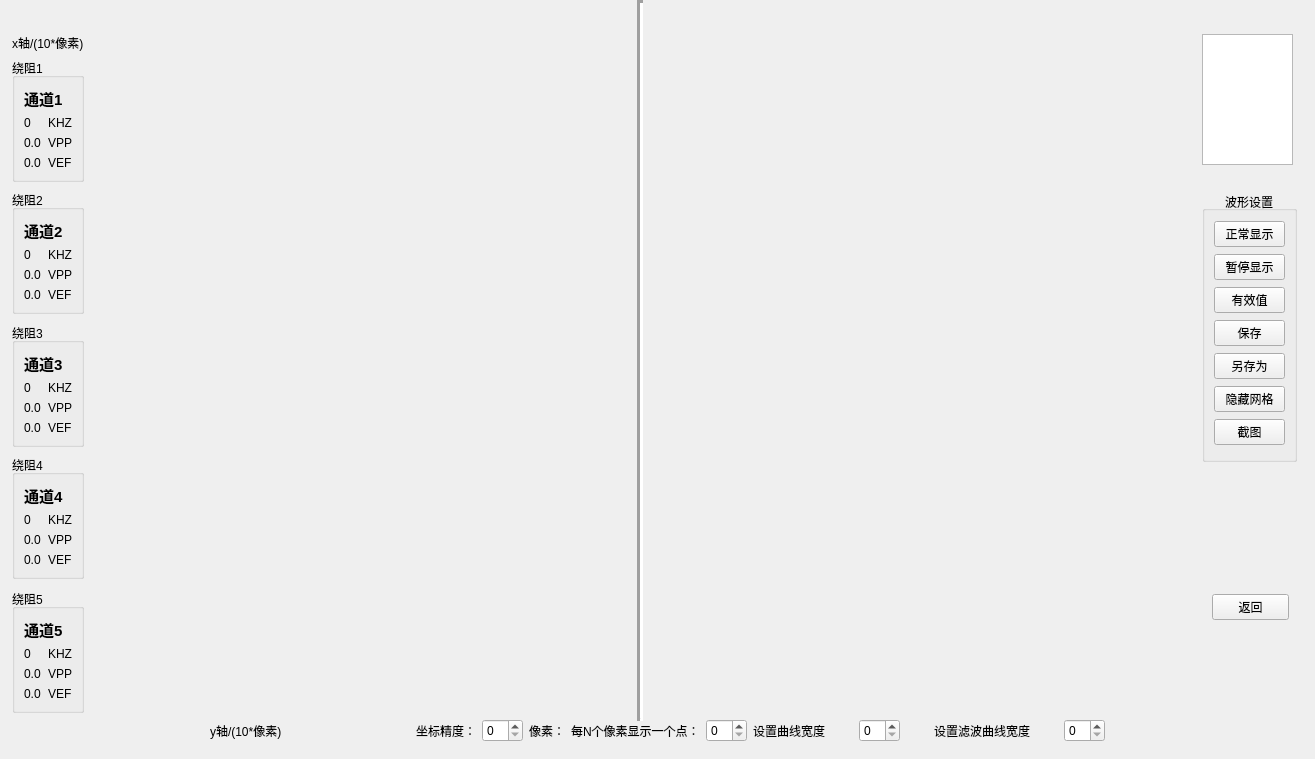
<?xml version="1.0" encoding="UTF-8"?>
<ui version="4.0">
 <class>showwaveUi</class>
 <widget class="QWidget" name="showwaveUi">
  <property name="enabled">
   <bool>true</bool>
  </property>
  <property name="geometry">
   <rect>
    <x>0</x>
    <y>0</y>
    <width>1315</width>
    <height>759</height>
   </rect>
  </property>
  <property name="sizePolicy">
   <sizepolicy hsizetype="Preferred" vsizetype="Preferred">
    <horstretch>0</horstretch>
    <verstretch>0</verstretch>
   </sizepolicy>
  </property>
  <property name="minimumSize">
   <size>
    <width>1315</width>
    <height>759</height>
   </size>
  </property>
  <property name="maximumSize">
   <size>
    <width>1315</width>
    <height>759</height>
   </size>
  </property>
  <property name="windowTitle">
   <string>Form</string>
  </property>
  <widget class="Line" name="line_2">
   <property name="geometry">
    <rect>
     <x>630</x>
     <y>0</y>
     <width>20</width>
     <height>721</height>
    </rect>
   </property>
   <property name="lineWidth">
    <number>3</number>
   </property>
   <property name="orientation">
    <enum>Qt::Vertical</enum>
   </property>
  </widget>
  <widget class="QWidget" name="layoutWidget">
   <property name="geometry">
    <rect>
     <x>12</x>
     <y>34</y>
     <width>1291</width>
     <height>708</height>
    </rect>
   </property>
   <layout class="QVBoxLayout" name="mainlayout">
    <item>
     <layout class="QHBoxLayout" name="mainhorizonLayout">
      <item>
       <layout class="QVBoxLayout" name="verticalLayout_8">
        <item>
         <widget class="QLabel" name="label_6">
          <property name="text">
           <string>x轴/(10*像素)</string>
          </property>
         </widget>
        </item>
        <item>
         <widget class="QGroupBox" name="groupBox_3">
          <property name="title">
           <string>绕阻1</string>
          </property>
          <layout class="QVBoxLayout" name="verticalLayout_2">
           <item>
            <widget class="QLabel" name="label_8">
             <property name="font">
              <font>
               <pointsize>11</pointsize>
               <weight>75</weight>
               <bold>true</bold>
              </font>
             </property>
             <property name="text">
              <string>通道1</string>
             </property>
            </widget>
           </item>
           <item>
            <layout class="QHBoxLayout" name="horizontalLayout_2">
             <item>
              <widget class="QLabel" name="ch0_fre">
               <property name="text">
                <string>0</string>
               </property>
              </widget>
             </item>
             <item>
              <widget class="QLabel" name="label_9">
               <property name="text">
                <string>KHZ</string>
               </property>
              </widget>
             </item>
            </layout>
           </item>
           <item>
            <layout class="QHBoxLayout" name="horizontalLayout_3">
             <item>
              <widget class="QLabel" name="ch0_vpp">
               <property name="text">
                <string>0.0</string>
               </property>
              </widget>
             </item>
             <item>
              <widget class="QLabel" name="label_10">
               <property name="text">
                <string>VPP</string>
               </property>
              </widget>
             </item>
            </layout>
           </item>
           <item>
            <layout class="QHBoxLayout" name="horizontalLayout_14">
             <item>
              <widget class="QLabel" name="ch0_ef">
               <property name="text">
                <string>0.0</string>
               </property>
              </widget>
             </item>
             <item>
              <widget class="QLabel" name="label_11">
               <property name="text">
                <string>VEF</string>
               </property>
              </widget>
             </item>
            </layout>
           </item>
          </layout>
         </widget>
        </item>
        <item>
         <spacer name="verticalSpacer">
          <property name="orientation">
           <enum>Qt::Vertical</enum>
          </property>
          <property name="sizeHint" stdset="0">
           <size>
            <width>20</width>
            <height>17</height>
           </size>
          </property>
         </spacer>
        </item>
        <item>
         <widget class="QGroupBox" name="groupBox_4">
          <property name="title">
           <string>绕阻2</string>
          </property>
          <layout class="QVBoxLayout" name="verticalLayout_4">
           <item>
            <widget class="QLabel" name="label_15">
             <property name="font">
              <font>
               <pointsize>11</pointsize>
               <weight>75</weight>
               <bold>true</bold>
              </font>
             </property>
             <property name="text">
              <string>通道2</string>
             </property>
            </widget>
           </item>
           <item>
            <layout class="QHBoxLayout" name="horizontalLayout_4">
             <item>
              <widget class="QLabel" name="ch1_fre">
               <property name="text">
                <string>0</string>
               </property>
              </widget>
             </item>
             <item>
              <widget class="QLabel" name="label_14">
               <property name="text">
                <string>KHZ</string>
               </property>
              </widget>
             </item>
            </layout>
           </item>
           <item>
            <layout class="QHBoxLayout" name="horizontalLayout_5">
             <item>
              <widget class="QLabel" name="ch1_vpp">
               <property name="text">
                <string>0.0</string>
               </property>
              </widget>
             </item>
             <item>
              <widget class="QLabel" name="label_17">
               <property name="text">
                <string>VPP</string>
               </property>
              </widget>
             </item>
            </layout>
           </item>
           <item>
            <layout class="QHBoxLayout" name="horizontalLayout_16">
             <item>
              <widget class="QLabel" name="ch1_ef">
               <property name="text">
                <string>0.0</string>
               </property>
              </widget>
             </item>
             <item>
              <widget class="QLabel" name="label_12">
               <property name="text">
                <string>VEF</string>
               </property>
              </widget>
             </item>
            </layout>
           </item>
          </layout>
         </widget>
        </item>
        <item>
         <spacer name="verticalSpacer_2">
          <property name="orientation">
           <enum>Qt::Vertical</enum>
          </property>
          <property name="sizeHint" stdset="0">
           <size>
            <width>20</width>
            <height>17</height>
           </size>
          </property>
         </spacer>
        </item>
        <item>
         <widget class="QGroupBox" name="groupBox_5">
          <property name="title">
           <string>绕阻3</string>
          </property>
          <layout class="QVBoxLayout" name="verticalLayout_5">
           <item>
            <widget class="QLabel" name="label_20">
             <property name="font">
              <font>
               <pointsize>11</pointsize>
               <weight>75</weight>
               <bold>true</bold>
              </font>
             </property>
             <property name="text">
              <string>通道3</string>
             </property>
            </widget>
           </item>
           <item>
            <layout class="QHBoxLayout" name="horizontalLayout_6">
             <item>
              <widget class="QLabel" name="ch2_fre">
               <property name="text">
                <string>0</string>
               </property>
              </widget>
             </item>
             <item>
              <widget class="QLabel" name="label_19">
               <property name="text">
                <string>KHZ</string>
               </property>
              </widget>
             </item>
            </layout>
           </item>
           <item>
            <layout class="QHBoxLayout" name="horizontalLayout_7">
             <item>
              <widget class="QLabel" name="ch2_vpp">
               <property name="text">
                <string>0.0</string>
               </property>
              </widget>
             </item>
             <item>
              <widget class="QLabel" name="label_22">
               <property name="text">
                <string>VPP</string>
               </property>
              </widget>
             </item>
            </layout>
           </item>
           <item>
            <layout class="QHBoxLayout" name="horizontalLayout_17">
             <item>
              <widget class="QLabel" name="ch2_ef">
               <property name="text">
                <string>0.0</string>
               </property>
              </widget>
             </item>
             <item>
              <widget class="QLabel" name="label_13">
               <property name="text">
                <string>VEF</string>
               </property>
              </widget>
             </item>
            </layout>
           </item>
          </layout>
         </widget>
        </item>
        <item>
         <spacer name="verticalSpacer_3">
          <property name="orientation">
           <enum>Qt::Vertical</enum>
          </property>
          <property name="sizeHint" stdset="0">
           <size>
            <width>20</width>
            <height>17</height>
           </size>
          </property>
         </spacer>
        </item>
        <item>
         <widget class="QGroupBox" name="groupBox_6">
          <property name="title">
           <string>绕阻4</string>
          </property>
          <layout class="QVBoxLayout" name="verticalLayout_6">
           <item>
            <widget class="QLabel" name="label_23">
             <property name="font">
              <font>
               <pointsize>11</pointsize>
               <weight>75</weight>
               <bold>true</bold>
              </font>
             </property>
             <property name="text">
              <string>通道4</string>
             </property>
            </widget>
           </item>
           <item>
            <layout class="QHBoxLayout" name="horizontalLayout_8">
             <item>
              <widget class="QLabel" name="ch3_fre">
               <property name="text">
                <string>0</string>
               </property>
              </widget>
             </item>
             <item>
              <widget class="QLabel" name="label_25">
               <property name="text">
                <string>KHZ</string>
               </property>
              </widget>
             </item>
            </layout>
           </item>
           <item>
            <layout class="QHBoxLayout" name="horizontalLayout_9">
             <item>
              <widget class="QLabel" name="ch3_vpp">
               <property name="text">
                <string>0.0</string>
               </property>
              </widget>
             </item>
             <item>
              <widget class="QLabel" name="label_27">
               <property name="text">
                <string>VPP</string>
               </property>
              </widget>
             </item>
            </layout>
           </item>
           <item>
            <layout class="QHBoxLayout" name="horizontalLayout_18">
             <item>
              <widget class="QLabel" name="ch3_ef">
               <property name="text">
                <string>0.0</string>
               </property>
              </widget>
             </item>
             <item>
              <widget class="QLabel" name="label_16">
               <property name="text">
                <string>VEF</string>
               </property>
              </widget>
             </item>
            </layout>
           </item>
          </layout>
         </widget>
        </item>
        <item>
         <spacer name="verticalSpacer_4">
          <property name="orientation">
           <enum>Qt::Vertical</enum>
          </property>
          <property name="sizeHint" stdset="0">
           <size>
            <width>20</width>
            <height>18</height>
           </size>
          </property>
         </spacer>
        </item>
        <item>
         <widget class="QGroupBox" name="groupBox_7">
          <property name="title">
           <string>绕阻5</string>
          </property>
          <layout class="QVBoxLayout" name="verticalLayout_7">
           <item>
            <widget class="QLabel" name="label_28">
             <property name="font">
              <font>
               <pointsize>11</pointsize>
               <weight>75</weight>
               <bold>true</bold>
              </font>
             </property>
             <property name="text">
              <string>通道5</string>
             </property>
            </widget>
           </item>
           <item>
            <layout class="QHBoxLayout" name="horizontalLayout_10">
             <item>
              <widget class="QLabel" name="ch4_fre">
               <property name="text">
                <string>0</string>
               </property>
              </widget>
             </item>
             <item>
              <widget class="QLabel" name="label_30">
               <property name="text">
                <string>KHZ</string>
               </property>
              </widget>
             </item>
            </layout>
           </item>
           <item>
            <layout class="QHBoxLayout" name="horizontalLayout_11">
             <item>
              <widget class="QLabel" name="ch4_vpp">
               <property name="text">
                <string>0.0</string>
               </property>
              </widget>
             </item>
             <item>
              <widget class="QLabel" name="label_32">
               <property name="text">
                <string>VPP</string>
               </property>
              </widget>
             </item>
            </layout>
           </item>
           <item>
            <layout class="QHBoxLayout" name="horizontalLayout_19">
             <item>
              <widget class="QLabel" name="ch4_ef">
               <property name="text">
                <string>0.0</string>
               </property>
              </widget>
             </item>
             <item>
              <widget class="QLabel" name="label_18">
               <property name="text">
                <string>VEF</string>
               </property>
              </widget>
             </item>
            </layout>
           </item>
          </layout>
         </widget>
        </item>
       </layout>
      </item>
      <item>
       <spacer name="horizontalSpacer_5">
        <property name="orientation">
         <enum>Qt::Horizontal</enum>
        </property>
        <property name="sizeHint" stdset="0">
         <size>
          <width>528</width>
          <height>20</height>
         </size>
        </property>
       </spacer>
      </item>
      <item>
       <spacer name="horizontalSpacer_6">
        <property name="orientation">
         <enum>Qt::Horizontal</enum>
        </property>
        <property name="sizeHint" stdset="0">
         <size>
          <width>558</width>
          <height>20</height>
         </size>
        </property>
       </spacer>
      </item>
      <item>
       <layout class="QVBoxLayout" name="verticalLayout_16">
        <item>
         <widget class="QListWidget" name="listwd">
          <property name="sizePolicy">
           <sizepolicy hsizetype="Fixed" vsizetype="Fixed">
            <horstretch>0</horstretch>
            <verstretch>0</verstretch>
           </sizepolicy>
          </property>
          <property name="minimumSize">
           <size>
            <width>91</width>
            <height>131</height>
           </size>
          </property>
          <property name="maximumSize">
           <size>
            <width>91</width>
            <height>131</height>
           </size>
          </property>
          <property name="autoFillBackground">
           <bool>true</bool>
          </property>
          <property name="autoScroll">
           <bool>true</bool>
          </property>
          <property name="isWrapping" stdset="0">
           <bool>false</bool>
          </property>
          <property name="resizeMode">
           <enum>QListView::Fixed</enum>
          </property>
          <property name="spacing">
           <number>1</number>
          </property>
          <property name="viewMode">
           <enum>QListView::ListMode</enum>
          </property>
          <property name="selectionRectVisible">
           <bool>false</bool>
          </property>
          <property name="currentRow">
           <number>-1</number>
          </property>
         </widget>
        </item>
        <item>
         <widget class="QStackedWidget" name="stackedwd">
          <property name="sizePolicy">
           <sizepolicy hsizetype="Expanding" vsizetype="Expanding">
            <horstretch>0</horstretch>
            <verstretch>0</verstretch>
           </sizepolicy>
          </property>
          <property name="minimumSize">
           <size>
            <width>101</width>
            <height>293</height>
           </size>
          </property>
          <property name="maximumSize">
           <size>
            <width>101</width>
            <height>16777215</height>
           </size>
          </property>
          <property name="frameShadow">
           <enum>QFrame::Raised</enum>
          </property>
          <property name="currentIndex">
           <number>0</number>
          </property>
          <widget class="QWidget" name="page">
           <widget class="QGroupBox" name="groupBox">
            <property name="geometry">
             <rect>
              <x>0</x>
              <y>20</y>
              <width>95</width>
              <height>271</height>
             </rect>
            </property>
            <property name="title">
             <string>波形设置</string>
            </property>
            <property name="alignment">
             <set>Qt::AlignCenter</set>
            </property>
            <layout class="QVBoxLayout" name="verticalLayout">
             <item>
              <widget class="QPushButton" name="showbt">
               <property name="text">
                <string>正常显示</string>
               </property>
              </widget>
             </item>
             <item>
              <widget class="QPushButton" name="stopbt">
               <property name="text">
                <string>暂停显示</string>
               </property>
              </widget>
             </item>
             <item>
              <widget class="QPushButton" name="saveEffbt">
               <property name="text">
                <string>有效值</string>
               </property>
              </widget>
             </item>
             <item>
              <widget class="QPushButton" name="savebt">
               <property name="text">
                <string>保存</string>
               </property>
              </widget>
             </item>
             <item>
              <widget class="QPushButton" name="saveasbt">
               <property name="text">
                <string>另存为</string>
               </property>
              </widget>
             </item>
             <item>
              <widget class="QPushButton" name="showgrid">
               <property name="text">
                <string>隐藏网格</string>
               </property>
              </widget>
             </item>
             <item>
              <widget class="QPushButton" name="snapbt">
               <property name="text">
                <string>截图</string>
               </property>
              </widget>
             </item>
            </layout>
           </widget>
           <widget class="QWidget" name="layoutWidget">
            <property name="geometry">
             <rect>
              <x>10</x>
              <y>330</y>
              <width>77</width>
              <height>119</height>
             </rect>
            </property>
            <layout class="QVBoxLayout" name="verticalLayout_17">
             <item>
              <spacer name="verticalSpacer_6">
               <property name="orientation">
                <enum>Qt::Vertical</enum>
               </property>
               <property name="sizeHint" stdset="0">
                <size>
                 <width>20</width>
                 <height>88</height>
                </size>
               </property>
              </spacer>
             </item>
             <item>
              <widget class="QPushButton" name="retbt">
               <property name="text">
                <string>返回</string>
               </property>
              </widget>
             </item>
            </layout>
           </widget>
          </widget>
          <widget class="QWidget" name="page_2">
           <widget class="QGroupBox" name="algroribox">
            <property name="enabled">
             <bool>true</bool>
            </property>
            <property name="geometry">
             <rect>
              <x>10</x>
              <y>20</y>
              <width>95</width>
              <height>168</height>
             </rect>
            </property>
            <property name="title">
             <string>算法</string>
            </property>
            <property name="checkable">
             <bool>false</bool>
            </property>
            <property name="checked">
             <bool>false</bool>
            </property>
            <layout class="QVBoxLayout" name="verticalLayout_3">
             <item>
              <widget class="QPushButton" name="avgfilterbt">
               <property name="text">
                <string>均值滤波</string>
               </property>
              </widget>
             </item>
             <item>
              <widget class="QPushButton" name="slidefilterbt">
               <property name="text">
                <string>滑动均值</string>
               </property>
              </widget>
             </item>
             <item>
              <widget class="QPushButton" name="midfilterbt">
               <property name="text">
                <string>中位值均值</string>
               </property>
              </widget>
             </item>
             <item>
              <widget class="QPushButton" name="weightfilterbt">
               <property name="text">
                <string>加权均值</string>
               </property>
              </widget>
             </item>
            </layout>
           </widget>
          </widget>
          <widget class="QWidget" name="page_5"/>
         </widget>
        </item>
       </layout>
      </item>
     </layout>
    </item>
    <item>
     <layout class="QHBoxLayout" name="horizontalLayout_15">
      <item>
       <spacer name="horizontalSpacer_7">
        <property name="orientation">
         <enum>Qt::Horizontal</enum>
        </property>
        <property name="sizeHint" stdset="0">
         <size>
          <width>68</width>
          <height>20</height>
         </size>
        </property>
       </spacer>
      </item>
      <item>
       <layout class="QHBoxLayout" name="horizontalLayout_13">
        <item>
         <widget class="QLabel" name="label_7">
          <property name="text">
           <string>y轴/(10*像素)</string>
          </property>
         </widget>
        </item>
        <item>
         <spacer name="horizontalSpacer_4">
          <property name="orientation">
           <enum>Qt::Horizontal</enum>
          </property>
          <property name="sizeHint" stdset="0">
           <size>
            <width>128</width>
            <height>20</height>
           </size>
          </property>
         </spacer>
        </item>
        <item>
         <layout class="QHBoxLayout" name="horizontalLayout_12">
          <item>
           <widget class="QLabel" name="label_4">
            <property name="text">
             <string>坐标精度：</string>
            </property>
           </widget>
          </item>
          <item>
           <widget class="QSpinBox" name="gridNum"/>
          </item>
          <item>
           <widget class="QLabel" name="label_5">
            <property name="text">
             <string>像素：</string>
            </property>
           </widget>
          </item>
          <item>
           <widget class="QLabel" name="label_3">
            <property name="text">
             <string>每N个像素显示一个点：</string>
            </property>
           </widget>
          </item>
          <item>
           <widget class="QSpinBox" name="interalPixelsSpin"/>
          </item>
         </layout>
        </item>
        <item>
         <layout class="QHBoxLayout" name="horizontalLayout">
          <item>
           <widget class="QLabel" name="label">
            <property name="text">
             <string>设置曲线宽度</string>
            </property>
           </widget>
          </item>
          <item>
           <spacer name="horizontalSpacer">
            <property name="orientation">
             <enum>Qt::Horizontal</enum>
            </property>
            <property name="sizeHint" stdset="0">
             <size>
              <width>28</width>
              <height>20</height>
             </size>
            </property>
           </spacer>
          </item>
          <item>
           <widget class="QSpinBox" name="penwidth_spin"/>
          </item>
          <item>
           <spacer name="horizontalSpacer_2">
            <property name="orientation">
             <enum>Qt::Horizontal</enum>
            </property>
            <property name="sizeHint" stdset="0">
             <size>
              <width>28</width>
              <height>20</height>
             </size>
            </property>
           </spacer>
          </item>
          <item>
           <widget class="QLabel" name="label_2">
            <property name="text">
             <string>设置滤波曲线宽度</string>
            </property>
           </widget>
          </item>
          <item>
           <spacer name="horizontalSpacer_3">
            <property name="orientation">
             <enum>Qt::Horizontal</enum>
            </property>
            <property name="sizeHint" stdset="0">
             <size>
              <width>28</width>
              <height>20</height>
             </size>
            </property>
           </spacer>
          </item>
          <item>
           <widget class="QSpinBox" name="otherPenSpin"/>
          </item>
         </layout>
        </item>
       </layout>
      </item>
      <item>
       <spacer name="horizontalSpacer_8">
        <property name="orientation">
         <enum>Qt::Horizontal</enum>
        </property>
        <property name="sizeHint" stdset="0">
         <size>
          <width>188</width>
          <height>20</height>
         </size>
        </property>
       </spacer>
      </item>
     </layout>
    </item>
   </layout>
  </widget>
 </widget>
 <resources/>
 <connections/>
</ui>
